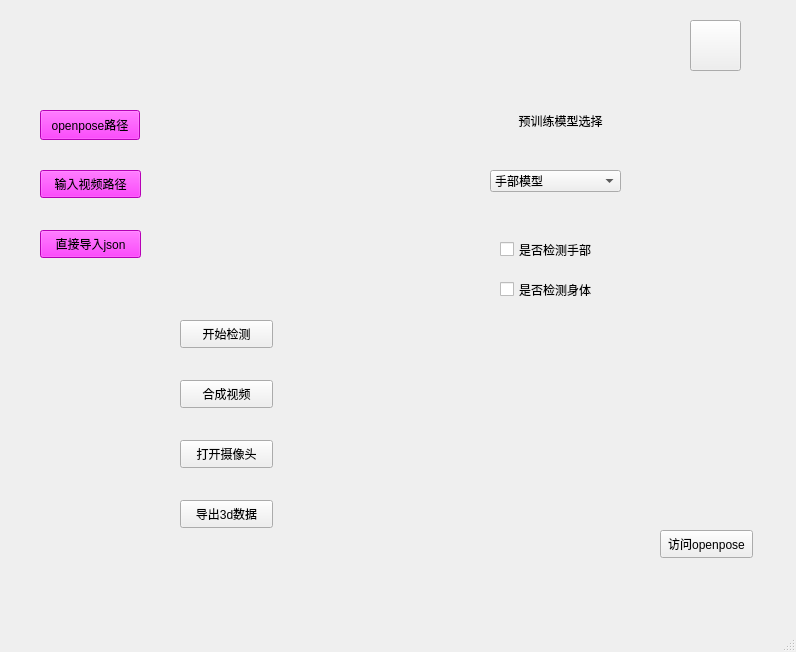
<?xml version="1.0" encoding="UTF-8"?>
<ui version="4.0">
 <class>MainWindow</class>
 <widget class="QMainWindow" name="MainWindow">
  <property name="geometry">
   <rect>
    <x>0</x>
    <y>0</y>
    <width>796</width>
    <height>652</height>
   </rect>
  </property>
  <property name="windowTitle">
   <string>MainWindow</string>
  </property>
  <property name="styleSheet">
   <string notr="true">background-image:url(:/bk.png)
</string>
  </property>
  <widget class="QWidget" name="centralwidget">
   <widget class="QPushButton" name="pushButton">
    <property name="geometry">
     <rect>
      <x>40</x>
      <y>170</y>
      <width>101</width>
      <height>28</height>
     </rect>
    </property>
    <property name="styleSheet">
     <string notr="true">background-color:rgb(255,0,255)</string>
    </property>
    <property name="text">
     <string>输入视频路径</string>
    </property>
   </widget>
   <widget class="QPushButton" name="pushButton_2">
    <property name="geometry">
     <rect>
      <x>40</x>
      <y>110</y>
      <width>100</width>
      <height>30</height>
     </rect>
    </property>
    <property name="styleSheet">
     <string notr="true">background-color:rgb(255, 0, 255)</string>
    </property>
    <property name="text">
     <string>openpose路径</string>
    </property>
   </widget>
   <widget class="QLabel" name="label">
    <property name="geometry">
     <rect>
      <x>140</x>
      <y>110</y>
      <width>256</width>
      <height>30</height>
     </rect>
    </property>
    <property name="text">
     <string/>
    </property>
   </widget>
   <widget class="QLabel" name="label_2">
    <property name="geometry">
     <rect>
      <x>140</x>
      <y>170</y>
      <width>256</width>
      <height>30</height>
     </rect>
    </property>
    <property name="text">
     <string/>
    </property>
   </widget>
   <widget class="QComboBox" name="comboBox">
    <property name="geometry">
     <rect>
      <x>490</x>
      <y>170</y>
      <width>131</width>
      <height>22</height>
     </rect>
    </property>
    <item>
     <property name="text">
      <string>手部模型</string>
     </property>
    </item>
    <item>
     <property name="text">
      <string>身体部分模型</string>
     </property>
    </item>
   </widget>
   <widget class="QLabel" name="label_3">
    <property name="geometry">
     <rect>
      <x>490</x>
      <y>100</y>
      <width>141</width>
      <height>41</height>
     </rect>
    </property>
    <property name="text">
     <string>预训练模型选择</string>
    </property>
    <property name="alignment">
     <set>Qt::AlignCenter</set>
    </property>
   </widget>
   <widget class="QCheckBox" name="checkBox">
    <property name="geometry">
     <rect>
      <x>500</x>
      <y>240</y>
      <width>121</width>
      <height>19</height>
     </rect>
    </property>
    <property name="text">
     <string>是否检测手部</string>
    </property>
   </widget>
   <widget class="QPushButton" name="pushButton_3">
    <property name="geometry">
     <rect>
      <x>690</x>
      <y>20</y>
      <width>51</width>
      <height>51</height>
     </rect>
    </property>
    <property name="styleSheet">
     <string notr="true">border-image: url(:/question.png);
</string>
    </property>
    <property name="text">
     <string/>
    </property>
   </widget>
   <widget class="QCheckBox" name="checkBox_2">
    <property name="geometry">
     <rect>
      <x>500</x>
      <y>280</y>
      <width>121</width>
      <height>19</height>
     </rect>
    </property>
    <property name="text">
     <string>是否检测身体</string>
    </property>
   </widget>
   <widget class="QPushButton" name="pushButton_4">
    <property name="geometry">
     <rect>
      <x>180</x>
      <y>320</y>
      <width>93</width>
      <height>28</height>
     </rect>
    </property>
    <property name="text">
     <string>开始检测</string>
    </property>
   </widget>
   <widget class="QPushButton" name="pushButton_5">
    <property name="geometry">
     <rect>
      <x>40</x>
      <y>230</y>
      <width>101</width>
      <height>28</height>
     </rect>
    </property>
    <property name="styleSheet">
     <string notr="true">background-color:rgb(255,0,255)</string>
    </property>
    <property name="text">
     <string>直接导入json</string>
    </property>
   </widget>
   <widget class="QLabel" name="label_4">
    <property name="geometry">
     <rect>
      <x>140</x>
      <y>230</y>
      <width>256</width>
      <height>30</height>
     </rect>
    </property>
    <property name="text">
     <string/>
    </property>
   </widget>
   <widget class="QPushButton" name="pushButton_6">
    <property name="geometry">
     <rect>
      <x>180</x>
      <y>380</y>
      <width>93</width>
      <height>28</height>
     </rect>
    </property>
    <property name="text">
     <string>合成视频</string>
    </property>
   </widget>
   <widget class="QPushButton" name="pushButton_8">
    <property name="geometry">
     <rect>
      <x>180</x>
      <y>440</y>
      <width>93</width>
      <height>28</height>
     </rect>
    </property>
    <property name="text">
     <string>打开摄像头</string>
    </property>
   </widget>
   <widget class="QPushButton" name="pushButton_9">
    <property name="geometry">
     <rect>
      <x>660</x>
      <y>530</y>
      <width>93</width>
      <height>28</height>
     </rect>
    </property>
    <property name="text">
     <string>访问openpose</string>
    </property>
   </widget>
   <widget class="QPushButton" name="pushButton_10">
    <property name="geometry">
     <rect>
      <x>180</x>
      <y>500</y>
      <width>93</width>
      <height>28</height>
     </rect>
    </property>
    <property name="text">
     <string>导出3d数据</string>
    </property>
   </widget>
  </widget>
  <widget class="QMenuBar" name="menubar">
   <property name="geometry">
    <rect>
     <x>0</x>
     <y>0</y>
     <width>796</width>
     <height>26</height>
    </rect>
   </property>
  </widget>
  <widget class="QStatusBar" name="statusbar"/>
 </widget>
 <resources>
  <include location="pic/bk.qrc"/>
  <include location="pic/question.qrc"/>
 </resources>
 <connections/>
</ui>
